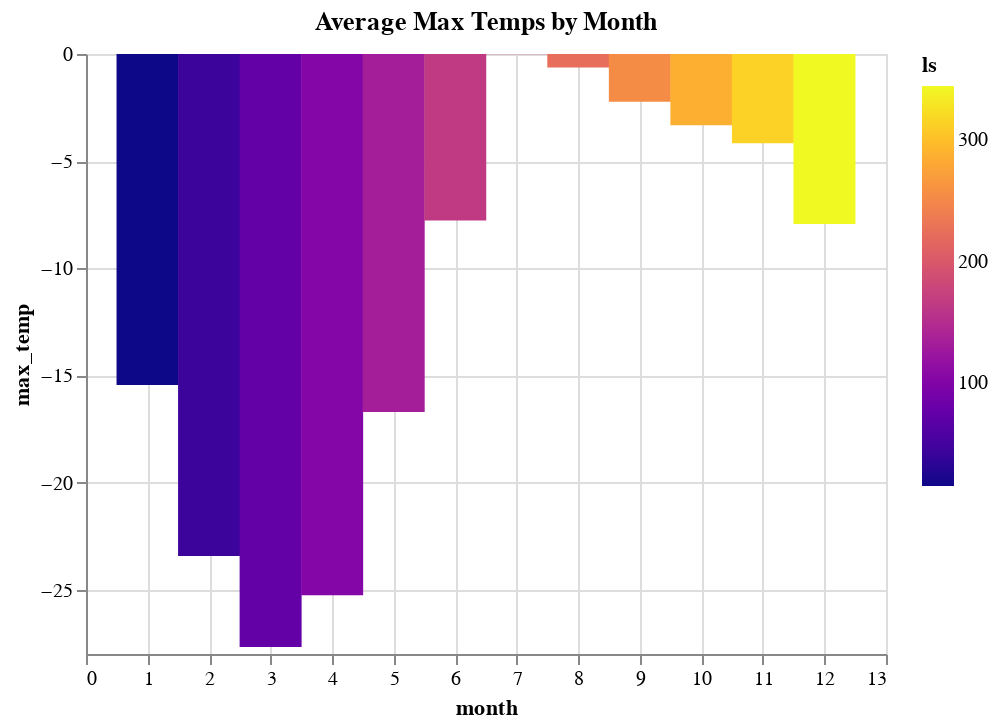

The notebook cell saved with this chart:
### Markdown cell above
###Now that we've adjusted the data some, we need to understand how time is considered on Mars

In order to help deal with the discrpancies between how we keep track of our location in our orbit around the sun, and Mars being an entirely different, and larger orbit, we will mostly keep track of our time via `sols`, which is the length of time it takes for Mars to complete one full rotation (about 3% long than an Earth day), and it's Ls measurement.  

Ls, or Solar Longitude, is the measurement to the sun in relation to Mar's location in it's orbit, starting at Ls = 0, and completing at Ls = 360.  

Months on Mars are then broken down into 12 months, divided out each so that each month equals about 30 degrees worth of it's Ls span.  Due to Mar's more eliptical orbit, some months are much longer than others.

### Code cell
alt.Chart(mars_by_month, title='Average Max Temps by Month').mark_bar(size=31, color='red').encode(
    x='month',
    y='max_temp',
    color=alt.Color('ls', scale=alt.Scale(scheme='plasma')),
    tooltip=list(mars_by_month.columns),
)

### Figure 1 — Vega-Lite specification as saved in the notebook (floating-point values rounded to 4 significant figures)
{"config": {"view": {"continuousWidth": 400, "continuousHeight": 300}}, "data": {"name": "data-1ecacd64e791d7dc35493882eec8471f"}, "mark": {"type": "bar", "color": "red", "size": 31}, "encoding": {"color": {"type": "quantitative", "field": "ls", "scale": {"scheme": "plasma"}}, "tooltip": [{"type": "quantitative", "field": "month"}, {"type": "quantitative", "field": "ls"}, {"type": "quantitative", "field": "min_temp"}, {"type": "quantitative", "field": "max_temp"}, {"type": "quantitative", "field": "pressure"}], "x": {"type": "quantitative", "field": "month"}, "y": {"type": "quantitative", "field": "max_temp"}}, "title": "Average Max Temps by Month", "$schema": "https://vega.github.io/schema/vega-lite/v4.8.1.json", "datasets": {"data-1ecacd64e791d7dc35493882eec8471f": [{"month": 1, "ls": 15.16, "min_temp": -77.16, "max_temp": -15.45, "pressure": 862.5}, {"month": 2, "ls": 44.37, "min_temp": -79.93, "max_temp": -23.43, "pressure": 889.5}, {"month": 3, "ls": 74.87, "min_temp": -83.31, "max_temp": -27.68, "pressure": 877.3}, {"month": 4, "ls": 104.4, "min_temp": -82.75, "max_temp": -25.25, "pressure": 806.3}, {"month": 5, "ls": 132.9, "min_temp": -79.31, "max_temp": -16.71, "pressure": 748.6}, {"month": 6, "ls": 164.7, "min_temp": -75.3, "max_temp": -7.769, "pressure": 745.1}, {"month": 7, "ls": 194.9, "min_temp": -72.28, "max_temp": -0.01408, "pressure": 795.1}, {"month": 8, "ls": 224.3, "min_temp": -68.38, "max_temp": -0.6312, "pressure": 873.8}, {"month": 9, "ls": 254.3, "min_temp": -69.17, "max_temp": -2.231, "pressure": 913.3}, {"month": 10, "ls": 286.1, "min_temp": -71.98, "max_temp": -3.33, "pressure": 887.3}, {"month": 11, "ls": 314.7, "min_temp": -71.99, "max_temp": -4.159, "pressure": 857.0}, {"month": 12, "ls": 344.7, "min_temp": -74.45, "max_temp": -7.934, "pressure": 842.2}]}}
